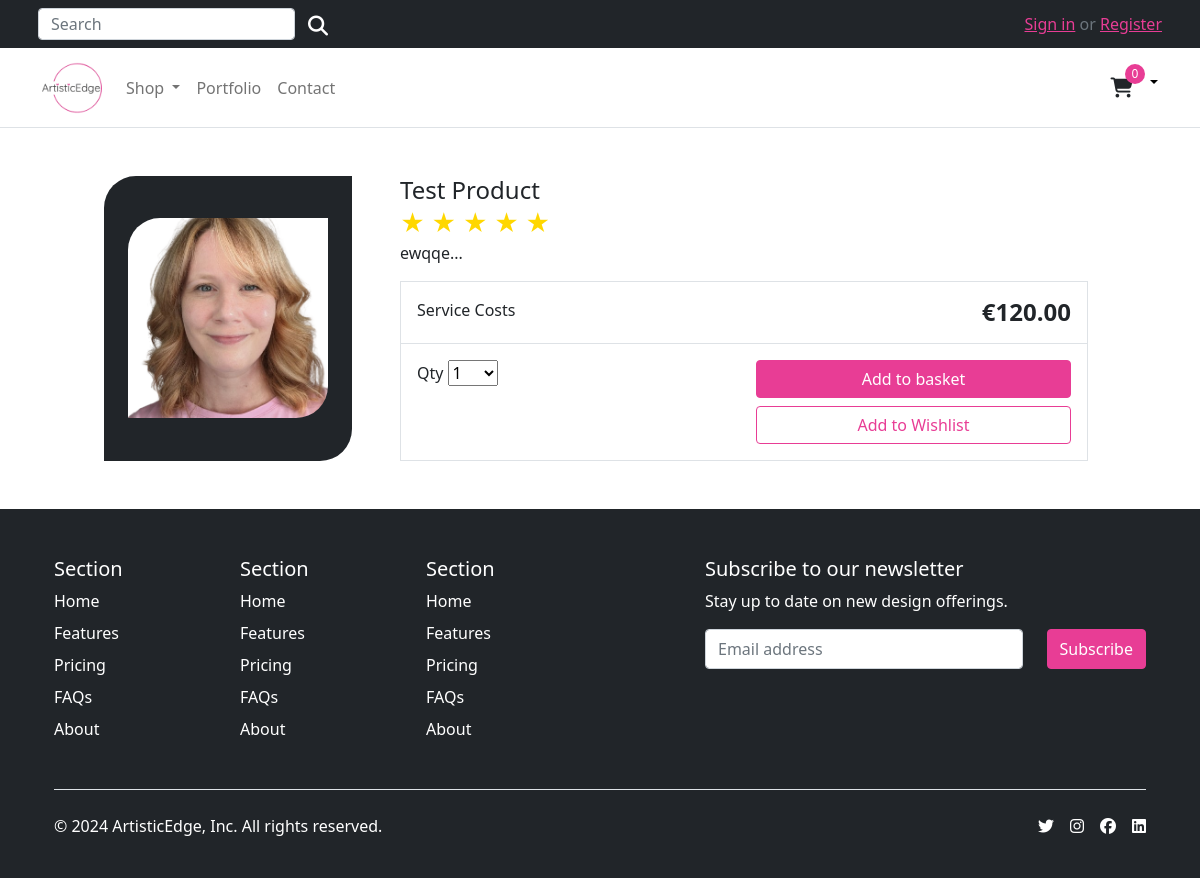
Page /test-product/ on the committed database.
### store/models.py (models this page shows, shortened)
class Product(models.Model):
    category = models.ForeignKey(Category, related_name='product', on_delete=models.CASCADE)
    created_by = models.ForeignKey(settings.AUTH_USER_MODEL, on_delete=models.CASCADE, related_name='product_creator')
    title = models.CharField(max_length=255)
    description = models.TextField(blank=True)
    image = models.ImageField(upload_to='images/product/', default='images/default.png')
    image_alt_text = models.CharField(max_length=255, blank=True, help_text='Product Image Alternate Text')
    slug = models.SlugField(max_length=255)
    price = models.DecimalField(max_digits=10, decimal_places=2)
    in_stock = models.BooleanField(default=True)
    is_active = models.BooleanField(default=True)
    created = models.DateTimeField(auto_now_add=True)
    updated = models.DateTimeField(auto_now=True)
    users_wishlist = models.ManyToManyField(settings.AUTH_USER_MODEL, related_name="user_wishlist", blank=True)
    average_rating = models.FloatField(default=0.0, help_text="Average Rating of the Product")
    ratings_count = models.IntegerField(default=0, help_text="Total Number of Ratings")
    objects = models.Manager()
    products = ProductManager()
    class Meta:
        verbose_name_plural = 'Products'
        ordering = ('-created',)

### store/views.py (the view)
# urls.py: path('<slug:slug>/', views.product_detail, name='product_detail'),
def product_detail(request, slug):
    product = get_object_or_404(Product, slug=slug, in_stock=True)
    average_rating = round(product.average_rating)
    number_range = range(1, 101)
    return render(request, 'products/detail.html', {
        'product': product,
        'average_rating': average_rating,
        'range': range(5),
        'number_range': number_range
    })

### store/context_processors.py (called while the page is built)
def categories(request):
    return {
        'categories': Category.objects.all()
    }

### store/models.py (called while the page is built)
    def get_absolute_url(self):
        return reverse('store:category_list', args=[self.slug])

### store_basket/context_processors.py (called while the page is built)
def basket(request):
    return {'basket': Basket(request)}

### store_basket/models.py (called while the page is built)
    def __len__(self):
        return sum(item['qty'] for item in self.basket.values())

### templates/products/detail.html (shortened to what this page needs)
{% extends "../base.html" %}
{% load static %}
{% block content %}
<div class="container" style="max-width: 1000px">
    <div class="row g-3">
        <div class="col-md-3 col-lg-3 order-md-first bg-dark align-content-center" style="border-radius: 2em 0;">
            <img class="img-fluid mx-auto d-block" width="200px" style="border-radius: 2em 0;" alt="Responsive image" src="{{ product.image.url }}">
        </div>
        <div class="col-md-9 col-lg-9 ps-md-3 ps-lg-5">
            <h1 class="mb-0 h4">{{ product.title }}</h1>
            <div>
                <div data-tooltip="Average Rating: {{ average_rating }}" class="star-rating star-rating-detail">
                    {% for i in range %}
                        {% if forloop.counter0 < average_rating %}
                            <span>&#9733;</span>
                        {% else %}
                            <span>&#9734;</span>
                        {% endif %}
                    {% endfor %}
                </div>
            </div>
            <p>{{ product.description|slice:":355" }}...</p>
        <div class="border">
        <div class="col border-bottom">
            <div class="row p-3">
                <div class="col-6">Service Costs</div>
                <div class="col-6 text-end"><span class="h4 fw-bold">€{{ product.price }}</span></div>
            </div>
        </div>
        <div class="col">
            <div class="row p-3">
                <div class="col-6">
                    <label for="select">Qty</label>
                    <select id="select">
                        {% for num in number_range %}
                        <option value="{{ num }}" {% if num == item.qty %}selected{% endif %}>{{ num }}</option>
                        {% endfor %}
                    </select>
                </div>
                <div class="col-6 text-end d-grid gap-2">
                    <button type="button" id="add-button" value="{{product.id}}" class="btn btn-primary" data-url="{% url 'store_basket:add_to_basket' %}">
                        Add to basket
                    </button>
                    <a href="{% url 'account:add_to_wishlist' product.id %}" class="btn btn-secondary fw500" role="button">Add to Wishlist</a>
                </div>
            </div>
        </div>
    </div>
</div>
{% endblock %}

### static/css/style.css (style rules this page uses)
*, *::before, *::after { margin: 0; padding: 0; box-sizing: border-box; }
html { scroll-behavior: smooth; }
body { display: flex; flex-direction: column; width: 100%; min-height: 100vh; padding-top: 8em; }
a { color: #E83D95; }
.btn, .navbar-brand { transition: transform 0.3s ease-in-out; }
.btn-primary { color: #fff; background-color: #E83D95; border-color: #E83D95; }
.btn-secondary { color: #E83D95; background-color: #fff; border-color: #E83D95; }
.star-rating { position: relative; cursor: pointer; color: gold; font-size: 24px; }

### rows in the picture
Product: image (picture), title "Test Product", description "ewqqe", price "120.00"

### other values in the picture
form field value "1"
